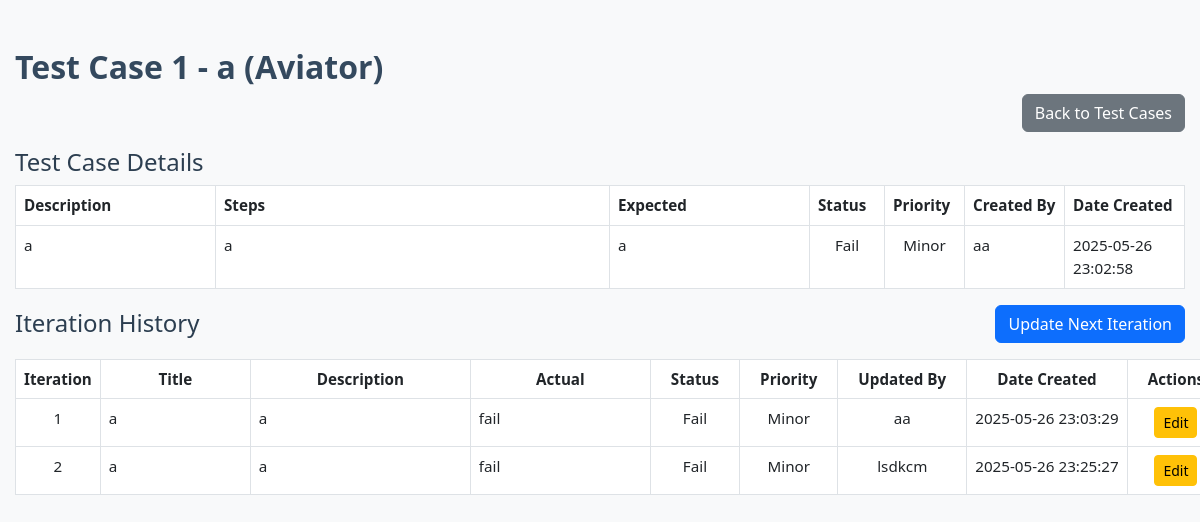
The app's page /games/Aviator/testcase/11 with its own data.
### tables this page shows
CREATE TABLE test_cases (
            id INTEGER PRIMARY KEY AUTOINCREMENT,
            game TEXT,
            testcase_number INTEGER,
            title TEXT,
            description TEXT,
            steps TEXT,
            expected_result TEXT,
            actual_result TEXT,
            status TEXT,
            priority TEXT,
            iteration INTEGER,
            created_by TEXT,
            date_created TEXT
        );

CREATE TABLE test_case_history (
            id INTEGER PRIMARY KEY AUTOINCREMENT,
            test_case_id INTEGER,
            iteration INTEGER,
            title TEXT,
            description TEXT,
            steps TEXT,
            expected_result TEXT,
            actual_result TEXT,
            status TEXT,
            priority TEXT,
            updated_at TEXT,
            created_by TEXT,
            requirement_references TEXT,
            doc_versions TEXT,
            approval_for_release TEXT,
            phase_no INTEGER,
            date_time_received TEXT,
            FOREIGN KEY(test_case_id) REFERENCES test_cases(id)
        );

### app.py (the view, shortened to what this page needs)
@app.route('/games/<game_name>/testcase/<int:testcase_id>', methods=['GET', 'POST'])
def view_testcase(game_name, testcase_id):
    test_case = get_test_case_by_id(testcase_id)
    if not test_case:
        return f"Test Case with ID {testcase_id} not found.", 404
    with sqlite3.connect('database.db') as conn:
        conn.row_factory = sqlite3.Row
        c = conn.cursor()
        c.execute('SELECT * FROM test_case_history WHERE test_case_id = ? ORDER BY iteration ASC', (testcase_id,))
        history = c.fetchall()
    return render_template(
        'view_testcase.html',
        game_name=game_name,
        test_case=test_case,
        history=history,
        user_name=''
    )

### models.py (called while the page is built)
def get_test_case_by_id(testcase_id):
    with sqlite3.connect(DB_NAME) as conn:
        conn.row_factory = sqlite3.Row
        c = conn.cursor()
        c.execute('SELECT * FROM test_cases WHERE id = ?', (testcase_id,))
        return c.fetchone()

### templates/view_testcase.html (shortened to what this page needs)
<!DOCTYPE html>
<html lang="en">
<head>
    <link rel="stylesheet" href="https://cdn.jsdelivr.net/npm/bootstrap@5.3.0/dist/css/bootstrap.min.css">
    <link href="{{ url_for('static', filename='styles.css') }}" rel="stylesheet" />
</head>
<body class="bg-light">
<div class="container mt-5">
    <h2>Test Case {{ test_case.testcase_number }} - {{ test_case.title }} ({{ game_name }})</h2>
    <div class="text-end mb-3">
        <a href="{{ url_for('index', game_name=game_name) }}" class="btn btn-secondary">Back to Test Cases</a>
    </div>
    <h4>Test Case Details</h4>
    <table class="table table-bordered table-sm">
        <thead>
        <tr class="row2">
            <th style="width: 200px;">Description</th>
            <th>Steps</th>
            <th style="width: 200px;">Expected</th>
            <th style="width: 75px;">Status</th>
            <th style="width: 80px;">Priority</th>
            <th style="width: 100px;">Created By</th>
            <th style="width: 120px;">Date Created</th>
        </tr>
        </thead>
        <tbody>
        <tr class="row2" >
            <td class="wrap-text text-start">{{ test_case.description }}</td>
            <td class="wrap-text text-start">{{ test_case.steps }}</td>
            <td class="wrap-text text-start">{{ test_case.expected_result }}</td>
            <td style="text-align: center;">{{ test_case.status }}</td>
            <td style="text-align: center;">{{ test_case.priority }}</td>
            <td>{{ test_case.created_by }}</td>
            <td style="width: 100px;">{{ test_case.date_created }}</td>
        </tr>
        </tbody>
    </table>
    {% if history %}
    <div class="d-flex justify-content-between align-items-center mb-3">
        <h4 class="mb-0">Iteration History</h4>
        <button type="button" class="btn btn-primary" data-bs-toggle="modal" data-bs-target="#updateModal">
          Update Next Iteration
        </button>
      </div>
    <table class="table table-bordered table-sm">
        <thead>
        <tr style="text-align: center;">
            <th>Iteration</th>
            <th style="min-width: 150px;">Title</th>
            <th style="min-width: 220px;">Description</th>
            <th style="min-width: 180px;">Actual</th>
            <th class="status">Status</th>
            <th class="priority">Priority</th>
            <th class="updated_by">Updated By</th>
            <th class="date_created">Date Created</th>
            <th class="actions">Actions</th>
        </tr>
        </thead>
        <tbody>
        {% for h in history %}
        <tr>
            <td class="iteration" style="text-align: center;" data-iteration="{{ h.iteration }}">{{ h.iteration }}</td>
            <td class="wrap-text">{{ h.title }}</td>
            <td class="wrap-text">{{ h.description }}</td>
            <td class="wrap-text">{{ h.actual_result }}</td>
            <td class="status text-center" data-status="{{ h.status }}">{{ h.status }}</td>
            <td class="priority" style="text-align: center;">{{ h.priority }}</td>
            <td class="updated_by" style="text-align: center;">{{ h.created_by or 'None' }}</td>
            <td class="date_created" style="text-align: center;">{{ h.updated_at }}</td>
            <td class="actions" style="text-align: center;">
                <a href="{{ url_for('edit_iteration', game_name=game_name, testcase_id=test_case.id, iteration_id=h.id) }}" class="btn btn-sm btn-warning">Edit</a>
            </td>
        </tr>
        {% endfor %}
        </tbody>
    </table>
    {% endif %}
</div>
</body>
</html>

### static/styles.css (style rules this page uses)
body { background-color: #f0f4f8; font-family: "Segoe UI", Tahoma, Geneva, Verdana, sans-serif; color: #2c3e50; margin: 0; padding: 0; overflow-x: hidden; }
.container { max-width: 1200px; margin: 0 auto; padding: 0 15px; }
h2 { font-weight: 700; color: #34495e; animation: fadeInDown 0.8s ease forwards; }
.wrap-text { word-break: break-word; white-space: pre-wrap; }
.table td, .table th { padding: 0.5rem; font-size: 0.95rem; }
.wrap-text { word-wrap: break-word; white-space: normal; vertical-align: top; text-align: left; }

### templates/view_testcase.html (style rules this page uses)
th.status, th.priority, th.updated_by, th.date_created, th.actions { padding-left: 20px; padding-right: 20px; white-space: nowrap; }
td.status, td.priority, td.updated_by, td.date_created, td.actions { white-space: nowrap; }

### records on screen
test_cases: testcase_number "1", title "a", game "Aviator", description "a", steps "a", expected_result "a", status "Fail", priority "Minor", created_by "aa", date_created "2025-05-26 23:02:58"
test_case_history: iteration "1", title "a", description "a", actual_result "fail", status "Fail", priority "Minor", created_by "aa", updated_at "2025-05-26 23:03:29"
test_case_history: iteration "2", title "a", description "a", actual_result "fail", status "Fail", priority "Minor", created_by "lsdkcm", updated_at "2025-05-26 23:25:27"
